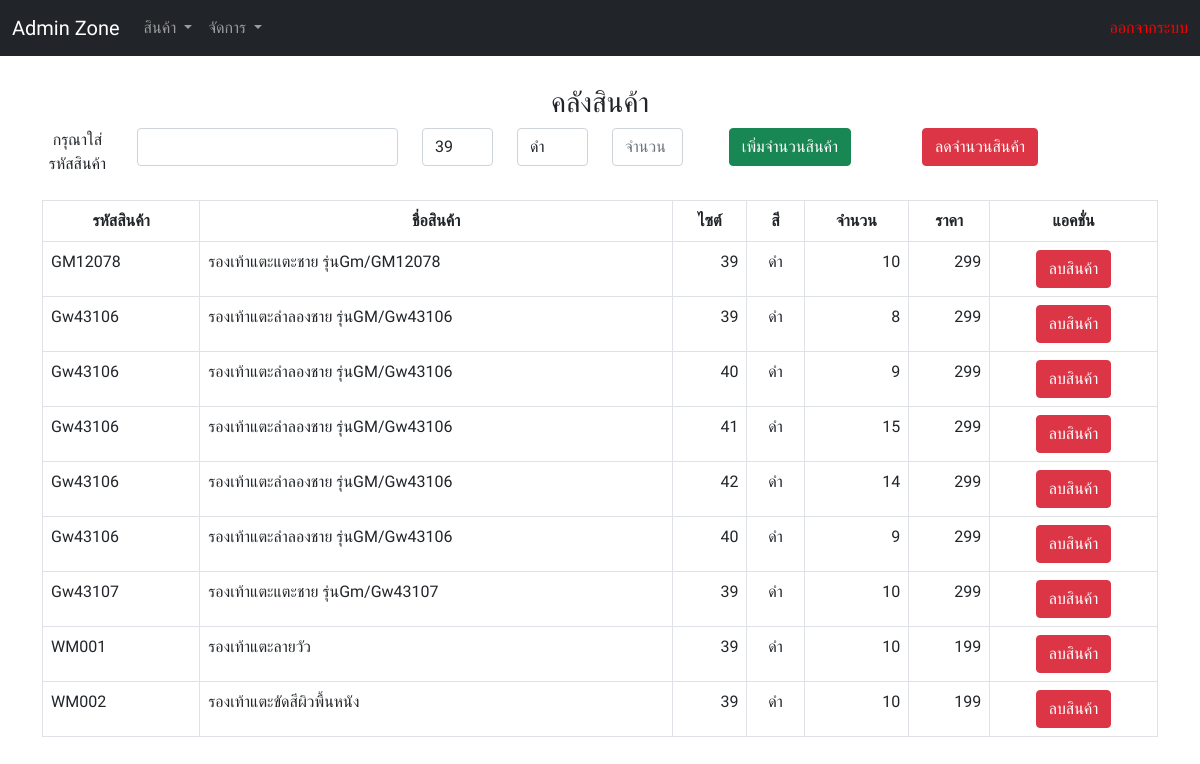
Page /ShoesWebapp/stock.php on the committed database.
### tables this page shows
CREATE TABLE `stock_product` (
  `Code` varchar(255) NOT NULL,
  `Name` varchar(255) NOT NULL,
  `Size` int(255) NOT NULL,
  `Color` varchar(255) NOT NULL,
  `Quatity` int(255) NOT NULL,
  `Forsell` int(255) NOT NULL
);

### ShoesWebapp/stock.php (the view, shortened to what this page needs)
<?php
    include_once 'database.php';
    $sql = "SELECT * FROM stock_product ORDER BY `Code` ASC ";
    $result = $conn->query($sql);
?>
<!DOCTYPE html>
<html lang="en">
<head>
    <link href="https://cdn.jsdelivr.net/npm/bootstrap@5.0.2/dist/css/bootstrap.min.css" rel="stylesheet">
    <link rel="stylesheet" href="./css/style.css">
</head>
<body>
<nav class="navbar navbar-expand-lg navbar-dark  bg-dark">
    <div class="container-fluid">
        <a class="navbar-brand" href="./admin.php">Admin Zone</a>
        <div class="collapse navbar-collapse" id="navbarSupportedContent">
        <ul class="navbar-nav me-auto mb-2 mb-lg-0">
            <li class="nav-item dropdown">
                <a class="nav-link dropdown-toggle" href="#" id="navbarDropdown" role="button" data-bs-toggle="dropdown" aria-expanded="false">
                    สินค้า
                </a>
            </li>
            <li class="nav-item dropdown">
                <a class="nav-link dropdown-toggle" href="#" id="navbarDropdown" role="button" data-bs-toggle="dropdown" aria-expanded="false">
                    จัดการ
                </a>
            </li>
        </ul>
        <form class="d-flex">
                <a href="index.php?logout='1'" style="color: red;"><span>ออกจากระบบ</span></a>
        </form>
        </div>
    </div>
    </nav>
    <section>
        <div class="container">
            <div class="row">
                <center>
                <h3>คลังสินค้า</h3>
                <form action="" method="POST">
                    <div class="row">
                        <form action="" method="POST">
                                <div class="col-1">
                                    <span>กรุณาใส่รหัสสินค้า</span>
                                </div>
                                <div class="col-3">
                                    <input class="form-control"  id="Code" name="Code" type="text" placeholder="">
                                </div>
                                <div class="col-1">
                                    <select class="form-control" name="Size" id="Size">
                                        <option value="39">39</option>
                                    </select>
                                </div>
                                <div class="col-1">
                                    <select class="form-control" name="Color" id="Color">
                                        <option value="ดำ">ดำ</option>
                                    </select>
                                </div>
                                <div class="col-1">
                                    <input class="form-control" id="Quatity" name="Quatity" type="text" placeholder="จำนวน">
                                </div>
                                <div class="col-2">
                                    <input class="btn btn-success" name="btnupdaate" id="btnupdate" type="submit" value="เพิ่มจำนวนสินค้า">
                                </div>
                                <div class="col-2">
                                    <input class="btn btn-danger" name="btnminus" id="btnminus" type="submit" value="ลดจำนวนสินค้า">
                                </div>
                        </form>
                    </div>
                    <div class="table-responsive">
                        <table class="table table-bordered mt-4">
                            <tr>
                                <td align="center"><b>รหัสสินค้า</b></td>
                                <td align="center"><b>ชื่อสินค้า</b></td>
                                <td align="center"><b>ไซต์</b></td>
                                <td align="center"><b>สี</b></td>
                                <td align="center"><b>จำนวน</b></td>
                                <td align="center"><b>ราคา</b></td>
                                <td align="center"><b>แอคชั่น</b></td>
                            </tr>
                            <?php
                                while($row = mysqli_fetch_array($result, MYSQLI_ASSOC)){
                            ?>
                            <tr>
                                <td align="left"><?php echo $row["Code"]?></td>
                                <td><?php echo $row["Name"]?></td>
                                <td align="right"><?php echo $row["Size"]?></td>
                                <td align="center"><?php echo $row["Color"]?></td>
                                <td align="right"><?php echo $row["Quatity"]?></td>
                                <td align="right"><?php echo $row["Forsell"]?></td>
                                <td align="center"><a class="btn btn-danger" href='stock.php?Code=<?php echo $row['Code']; ?>&Size=<?php echo $row['Size']; ?>&Color=<?php echo $row['Color']; ?>&act=remove'>ลบสินค้า</a></td>
                            </tr>
                            <?php
                                }
                            ?>
                        </table>
                    </div>
                </form>
                </center>
            </div>
        </div>
    </section>
</body>
</html>

### ShoesWebapp/css/style.css (style rules this page uses)
* { margin: 0; padding: 0; box-sizing: border-box; font-family: "Prompt", sans-serif; }
a { text-decoration: none; }
section { margin-top: 30px; margin-bottom: 30px; }
.nav-link { text-decoration: none; color: white; }

### rows in the picture
stock_product: Code "GM12078", Name "รองเท้าแตะแตะชาย รุ่นGm/GM12078", Size "39", Color "ดำ", Quatity "10", Forsell "299"
stock_product: Code "Gw43106", Name "รองเท้าแตะลำลองชาย รุ่นGM/Gw43106", Size "39", Color "ดำ", Quatity "8", Forsell "299"
stock_product: Code "Gw43106", Name "รองเท้าแตะลำลองชาย รุ่นGM/Gw43106", Size "40", Color "ดำ", Quatity "9", Forsell "299"
stock_product: Code "Gw43106", Name "รองเท้าแตะลำลองชาย รุ่นGM/Gw43106", Size "41", Color "ดำ", Quatity "15", Forsell "299"
stock_product: Code "Gw43106", Name "รองเท้าแตะลำลองชาย รุ่นGM/Gw43106", Size "42", Color "ดำ", Quatity "14", Forsell "299"
stock_product: Code "Gw43106", Name "รองเท้าแตะลำลองชาย รุ่นGM/Gw43106", Size "40", Color "ดำ", Quatity "9", Forsell "299"
stock_product: Code "Gw43107", Name "รองเท้าแตะแตะชาย รุ่นGm/Gw43107", Size "39", Color "ดำ", Quatity "10", Forsell "299"
stock_product: Code "WM001", Name "รองเท้าแตะลายวัว", Size "39", Color "ดำ", Quatity "10", Forsell "199"
stock_product: Code "WM002", Name "รองเท้าแตะขัดสีผิวพื้นหนัง", Size "39", Color "ดำ", Quatity "10", Forsell "199"
